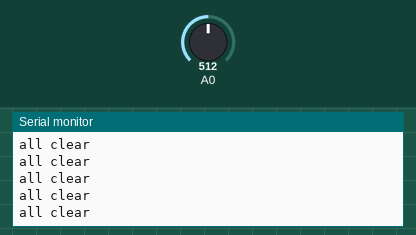
A sketch run on a simulated Arduino Uno, built with avr-gcc and run on an emulated ATmega328P. Parts: the last lines printed to the serial monitor. The inputs (shaded band) are chosen by the test bench; at power-on: A0 = 512.

Above: at 1.2 s.
1.3 s: A0 set to 492
At 1.9 s:
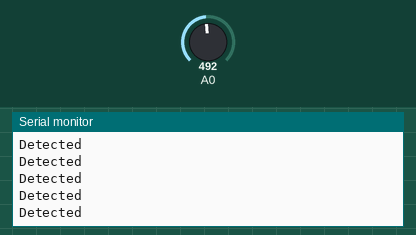
3.2 s: A0 set to 510
At 4.3 s:
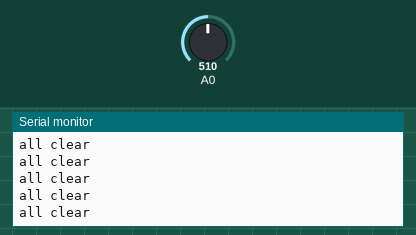
6.2 s: A0 set to 490
At 6.9 s:
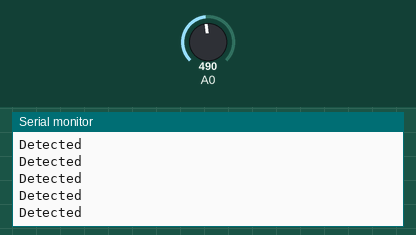
9.2 s: A0 set to 511
At 10.1 s:
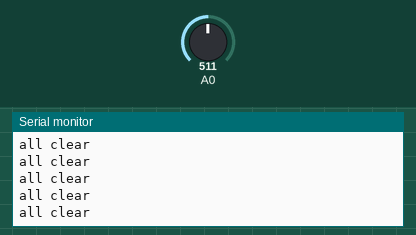
15.2 s: A0 set to 306
At 15.9 s:
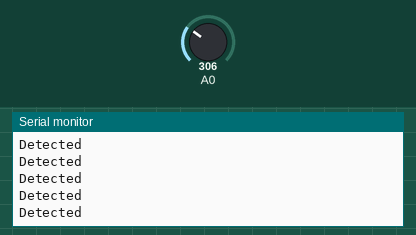
18.2 s: A0 set to 716
At 19.3 s:
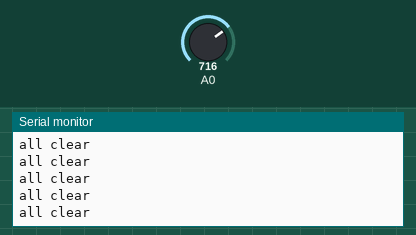

The sketch:

hallDemo.ino
```cpp
const int OUT = 6; // output on pin 6
const int hall = A0;
float sensorValue = 0.0;

void setup()
{
  Serial.begin(9600); //start serial read
//  pinMode(OUT,OUTPUT); //pin 6 is output
}

void loop()
{
   sensorValue = analogRead(A0); //start sensor at zero

   if (sensorValue <= 500) //if sensor comes in contact with magnetic field
    {
//      digitalWrite(LED,1); //turn on LED
      Serial.println("Detected");
    }
   else
//      digitalWrite(LED,0); //else keep LED off
      Serial.println("all clear");

}
```

Measured:
- the behaviour switches between 501 and 500 on A0 (found by bisection; images 0 and 1)
- after the input at 1.3 s, the serial monitor: prints a new line after 0.07 s (image 1)
- after the input at 15.2 s, the serial monitor: prints a new line after 0.07 s (image 5)
